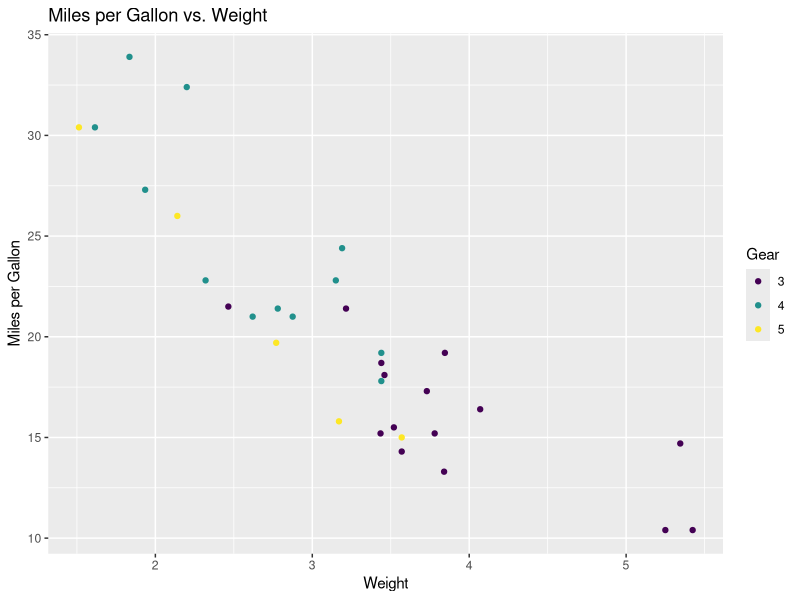

Write the R code that produced this figure. (Note: this script raises an error after producing the figure.)
iris[,2]
iris$Sepal.Width # this looks nicer and shorter 


library(dplyr)
select(iris, "Sepal.Width") 

iris$Sepal.Length 

iris$Combined <- iris$Sepal.Length + iris$Sepal.Width

head(iris$Combined) # unsure if this is correct 

iris[iris[,3] < 5,] # seclecting all rows taht have petal length less than 5

filter(iris, Petal.Length < 5) # same thing

setosa <- iris[iris["Species"] == "setosa",]

mean(setosa$Sepal.Length) # 5.006 

filter(iris, Sepal.Length > 5)

flowers_g_5 <- subset(iris, Sepal.Length > 5)

proportion <- table(flowers_g_5$Species) / nrow(flowers_g_5)

print(proportion)

iris |> filter(Species =='versicolor') |> filter(Petal.Width <1.5)

flowers_sub <- subset(iris |> filter(Sepal.Length > 5) |> filter(Petal.Length <5))

proportion_1 <- table(flowers_sub$Species) / nrow(flowers_sub)

print(proportion_1)

is.data.frame(iris)

is.matrix(iris)

X <- as.matrix(iris[,1:4])
is.matrix(X)

multi <- diag(1:4)

multiplied_X <- X %*% multi

multiplied_X


#2

Ex1 <- data.frame(
  Student=LETTERS[1:5],
  P = c(41, 72, 46, 77, 59),
  S = c(63, 82, 38, 57, 85)
)

#column means 
Ex1 |> select_if(is.numeric) |> colMeans()

#coveriances
Ex1 |> select_if(is.numeric) |> cov() # pipeline 

#shorter code using familiar commands 
colMeans(Ex1[,2:3])
cov(Ex1[,2:3])

mtcars2 <- within(mtcars, {
  vs <- factor(vs, labels = c("V", "S"))
  am <- factor(am, labels = c("automatic", "manual"))
  cyl  <- ordered(cyl)
  gear <- ordered(gear)
  carb <- ordered(carb)
})

head(mtcars2)

library(ggplot2)

ggplot(mtcars2, aes(x = wt, y = mpg, color=gear)) +
  geom_point() + 
  labs(title = "Miles per Gallon vs. Weight",
       x = "Weight",
       y = "Miles per Gallon",
       color = "Gear")

ggplot(mtcars, aes(x = cyl)) + 
  geom_point() + 
  labs(title = "Count of Cars by Number of Cylinders",
       x = "Number of Cylinders",
       y = "Count")

# Box plot of mpg grouped by gear
ggplot(mtcars2, aes(x = gear, y = mpg)) +
  geom_boxplot() +
  labs(title = "Miles per Gallon Distribution by Gear",
       x = "Gear",
       y = "Miles per Gallon")

# Scatter plot of mpg vs. hp with regression line
ggplot(mtcars2, aes(x = hp, y = mpg)) +
  geom_point() +
  geom_smooth(method = "lm") +
  labs(title = "Miles per Gallon vs. Horsepower",
       x = "Horsepower",
       y = "Miles per Gallon")

data(mtcars2)
pairs(mtcars2)

library(GGally)
ggpairs(mtcars2, mapping = aes(color = am), 
        columns = c("wt", "mpg", "disp", "hp"),)

library(mvtnorm)
mu <- c(1,0)
Sigma <- matrix(c(2,1,1,2), nr = 2)
X <- rmvnorm(n =100, mean=mu, sigma=Sigma)

mean(X)
cov(X)

mu1 <- c(5, 2)
Sigma1 <- matrix(c(5,2,2,5), nr=2)
X1 <- rmvnorm(n=100000, mean=mu1, sigma=Sigma1)

mean(X1)
cov(X1)


